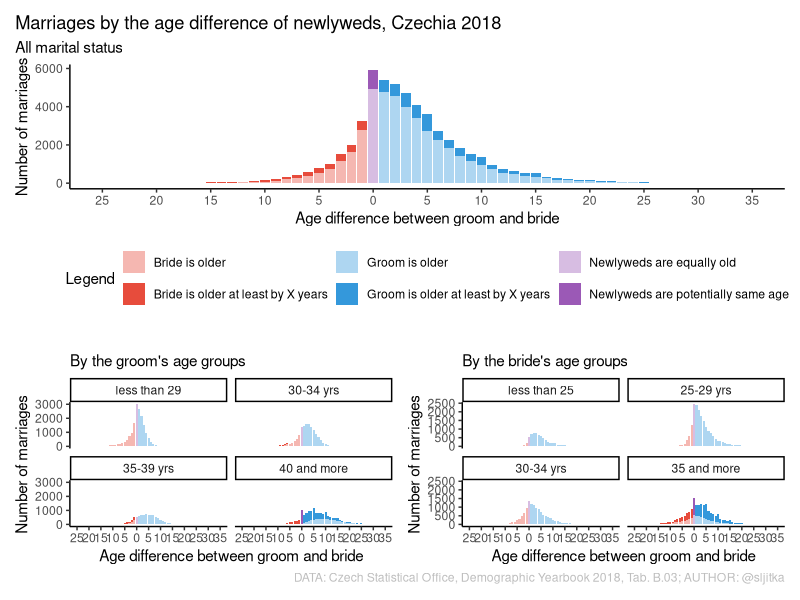

Here is the R script that generated this plot:
## ---- chunk 1


library(readxl)
library(tidyverse)
df2018all <- read_excel("erko/R1/13006719rb03.xlsx", sheet = "A", skip = 3) %>% 
  select(-...2) %>% filter(...1 < 65 & ...1 > 15 | ...1 == "65+") %>% 
  slice(1:50) %>% 
  pivot_longer(cols = `16`:`65+`, names_to = "BrideAge", values_to = "Marriages" ) %>% mutate(GroomAge = ...1) %>%
  select(GroomAge,BrideAge,Marriages)



df2018 <- df2018all %>%  
  mutate(Marriages = ifelse(Marriages == '-',0,Marriages))
df2018[is.na(df2018)] = 0


df2018 <- df2018 %>% mutate(BrideWiderInterval = ifelse(BrideAge == "65+",1 , 
                                                        ifelse(BrideAge == "45+",1,
                                                               ifelse(BrideAge == '60-64',1,
                                                                       ifelse(BrideAge == '55-59',1,
                                                                              ifelse(BrideAge == '50-54',1,
                                                                                     ifelse(BrideAge == '45-49',1,
                                                                                            ifelse(BrideAge == '40-44',1,0))))))),
                            GroomWiderInterval = ifelse(GroomAge == "65+",1 , 
                                                        ifelse(GroomAge == "45+",1,0))) %>% 
  mutate(BrideAge = ifelse(BrideAge == "65+",65 , 
                                                        ifelse(BrideAge == "45+",45,
                                                               ifelse(BrideAge == '60-64',60,
                                                                       ifelse(BrideAge == '55-59',55,
                                                                              ifelse(BrideAge == '50-54',50,
                                                                                     ifelse(BrideAge == '45-49',45,
                                                                                            ifelse(BrideAge == '40-44',40,BrideAge))))))),
                            GroomAge = ifelse(GroomAge == "65+",65 , 
                                                        ifelse(GroomAge == "45+",45,GroomAge)))

df2018 <- df2018 %>% mutate(GroomAge = as.numeric(GroomAge), 
                            BrideAge = as.numeric(BrideAge),
                            Marriages = as.numeric(Marriages))

df2018 <- df2018 %>% 
  mutate(DiffAgeMarriages =  GroomAge - BrideAge,
         WideIntervals = ifelse(GroomWiderInterval == '0',
                                   ifelse(BrideWiderInterval == '0', 'OneYearInterval' , 'WiderInterval'),
                                   'WiderInterval'))


library(ggplot2)

df2018 <- df2018 %>% mutate(Legend = ifelse(DiffAgeMarriages > 0 & WideIntervals == 'OneYearInterval', "Groom is older",
                                     ifelse(DiffAgeMarriages == 0 & WideIntervals == 'OneYearInterval', "Newlyweds are equally old",
                                     ifelse(DiffAgeMarriages < 0 & WideIntervals == 'OneYearInterval', "Bride is older",
                                     ifelse(DiffAgeMarriages > 0 & WideIntervals == 'WiderInterval', "Groom is older at least by X years",
                                     ifelse(DiffAgeMarriages == 0 & WideIntervals == 'WiderInterval', "Newlyweds are potentially same age",
                                     ifelse(DiffAgeMarriages < 0 & WideIntervals == 'WiderInterval', "Bride is older at least by X years", "-")))))))

cols <- c("Groom is older" = "#AED6F1", 
          "Newlyweds are equally old" = "#D7BDE2", 
          "Bride is older" = "#F5B7B1", 
          "Groom is older at least by X years" = "#3498DB",
          "Newlyweds are potentially same age" = "#9B59B6",
          "Bride is older at least by X years" = "#E74C3C")

g1 <- ggplot(df2018, aes(x = DiffAgeMarriages, y = Marriages, fill = Legend)) +
  geom_col(position = position_stack(reverse = TRUE)) +
  scale_fill_manual(values = cols) +
  scale_x_continuous(limits = (c(-25,35)), breaks = seq(-25,35,5), labels = abs(seq(-25,35,5))) +
  theme_classic() +
  ggtitle("Marriages by the age difference of newlyweds, Czechia 2018", subtitle = "All marital status") +
  xlab("Age difference between groom and bride") + 
  ylab("Number of marriages") +
  theme(legend.position = "bottom", plot.caption = element_text(colour = "gray"), plot.title.position = "plot") 


df2018 <- df2018 %>% mutate(GroomAgeCat = cut(GroomAge, breaks=c(0, 30, 35, 40, 70), right = FALSE, 
                                              labels = c("less than 29","30-34 yrs", "35-39 yrs", "40 and more"))) %>% 
   mutate(BrideAgeCat = cut(BrideAge, breaks=c(0, 25, 30, 35, 70), right = FALSE, 
                                              labels = c("less than 25", "25-29 yrs","30-34 yrs", "35 and more")))

g2 <- ggplot(df2018, aes(x = DiffAgeMarriages, y = Marriages, fill = Legend)) +
  geom_col(position = position_stack(reverse = TRUE)) +
  scale_fill_manual(values = cols) +
  scale_x_continuous(limits = (c(-25,35)), breaks = seq(-25,35,5), labels = abs(seq(-25,35,5))) +
  theme_classic() +
  ggtitle("", subtitle = "By the groom's age groups") +
  xlab("Age difference between groom and bride") + 
  ylab("Number of marriages") +
  facet_wrap(~GroomAgeCat)  +
  theme(legend.position = "none", plot.caption = element_text(colour = "gray")) 

g3 <- ggplot(df2018, aes(x = DiffAgeMarriages, y = Marriages, fill = Legend)) +
  geom_col(position = position_stack(reverse = TRUE)) +
  scale_fill_manual(values = cols) +
  scale_x_continuous(limits = (c(-25,35)), breaks = seq(-25,35,5), labels = abs(seq(-25,35,5))) +
  theme_classic() +
  ggtitle("",subtitle = "By the bride's age groups") +
  xlab("Age difference between groom and bride") + 
  ylab("Number of marriages") +
  facet_wrap(~BrideAgeCat) +
  theme(legend.position = "none", plot.caption = element_text(colour = "gray")) +
  labs(fill="", caption = "DATA: Czech Statistical Office, Demographic Yearbook 2018, Tab. B.03; AUTHOR: @sljitka")

library(patchwork)

g1/(g2 + g3) 
